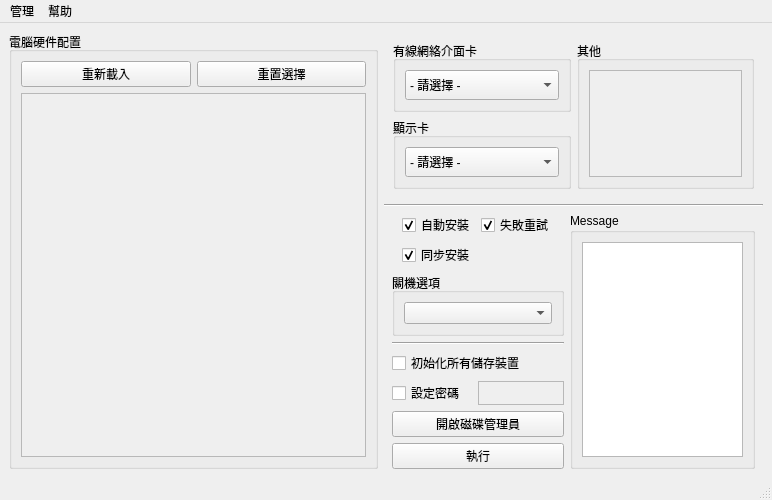
<?xml version="1.0" encoding="UTF-8"?>
<ui version="4.0">
 <class>MainWindow</class>
 <widget class="QMainWindow" name="MainWindow">
  <property name="enabled">
   <bool>true</bool>
  </property>
  <property name="geometry">
   <rect>
    <x>0</x>
    <y>0</y>
    <width>772</width>
    <height>494</height>
   </rect>
  </property>
  <property name="sizePolicy">
   <sizepolicy hsizetype="Preferred" vsizetype="Preferred">
    <horstretch>0</horstretch>
    <verstretch>0</verstretch>
   </sizepolicy>
  </property>
  <property name="minimumSize">
   <size>
    <width>0</width>
    <height>0</height>
   </size>
  </property>
  <property name="windowTitle">
   <string>OneClick Drivers Installer</string>
  </property>
  <property name="styleSheet">
   <string notr="true">font: 10pt &quot;Microsoft JhengHei&quot;;</string>
  </property>
  <widget class="QWidget" name="centralwidget">
   <layout class="QGridLayout" name="gridLayout">
    <item row="0" column="3">
     <layout class="QHBoxLayout" name="horizontalLayout_4">
      <property name="leftMargin">
       <number>0</number>
      </property>
      <property name="rightMargin">
       <number>0</number>
      </property>
      <item>
       <layout class="QVBoxLayout" name="right_vbox">
        <property name="spacing">
         <number>6</number>
        </property>
        <property name="sizeConstraint">
         <enum>QLayout::SetDefaultConstraint</enum>
        </property>
        <property name="leftMargin">
         <number>0</number>
        </property>
        <property name="rightMargin">
         <number>0</number>
        </property>
        <item>
         <widget class="QGroupBox" name="hwinfo_group_box">
          <property name="sizePolicy">
           <sizepolicy hsizetype="MinimumExpanding" vsizetype="MinimumExpanding">
            <horstretch>0</horstretch>
            <verstretch>0</verstretch>
           </sizepolicy>
          </property>
          <property name="minimumSize">
           <size>
            <width>335</width>
            <height>350</height>
           </size>
          </property>
          <property name="maximumSize">
           <size>
            <width>16777215</width>
            <height>16777215</height>
           </size>
          </property>
          <property name="title">
           <string>電腦硬件配置</string>
          </property>
          <layout class="QGridLayout" name="gridLayout_3">
           <item row="2" column="0">
            <layout class="QHBoxLayout" name="horizontalLayout_3">
             <property name="bottomMargin">
              <number>0</number>
             </property>
             <item>
              <widget class="QPushButton" name="hwInfo_refresh_btn">
               <property name="sizePolicy">
                <sizepolicy hsizetype="Minimum" vsizetype="Fixed">
                 <horstretch>0</horstretch>
                 <verstretch>0</verstretch>
                </sizepolicy>
               </property>
               <property name="statusTip">
                <string>重新載入電腦硬件配置。</string>
               </property>
               <property name="text">
                <string>重新載入</string>
               </property>
              </widget>
             </item>
             <item>
              <widget class="QPushButton" name="dri_opt_reset_btn">
               <property name="text">
                <string>重置選擇</string>
               </property>
              </widget>
             </item>
            </layout>
           </item>
           <item row="3" column="0">
            <widget class="QScrollArea" name="hwinfo_scroll_area">
             <property name="widgetResizable">
              <bool>true</bool>
             </property>
             <widget class="QWidget" name="hwinfo_scroll_area_content">
              <property name="geometry">
               <rect>
                <x>0</x>
                <y>0</y>
                <width>328</width>
                <height>355</height>
               </rect>
              </property>
              <layout class="QVBoxLayout" name="verticalLayout_12">
               <item>
                <layout class="QVBoxLayout" name="hwinfo_vbox"/>
               </item>
              </layout>
             </widget>
            </widget>
           </item>
          </layout>
         </widget>
        </item>
       </layout>
      </item>
      <item>
       <layout class="QVBoxLayout" name="left_vbox">
        <property name="leftMargin">
         <number>0</number>
        </property>
        <item>
         <widget class="QWidget" name="ur_hbox" native="true">
          <property name="sizePolicy">
           <sizepolicy hsizetype="Preferred" vsizetype="Fixed">
            <horstretch>0</horstretch>
            <verstretch>0</verstretch>
           </sizepolicy>
          </property>
          <property name="statusTip">
           <string>選擇需要安裝的軀動程式</string>
          </property>
          <property name="autoFillBackground">
           <bool>false</bool>
          </property>
          <layout class="QHBoxLayout" name="horizontalLayout">
           <property name="sizeConstraint">
            <enum>QLayout::SetDefaultConstraint</enum>
           </property>
           <item>
            <layout class="QVBoxLayout" name="dri_dropdown_vbox">
             <property name="sizeConstraint">
              <enum>QLayout::SetDefaultConstraint</enum>
             </property>
             <item>
              <widget class="QGroupBox" name="lan_dri_group_box">
               <property name="sizePolicy">
                <sizepolicy hsizetype="Minimum" vsizetype="Preferred">
                 <horstretch>0</horstretch>
                 <verstretch>0</verstretch>
                </sizepolicy>
               </property>
               <property name="minimumSize">
                <size>
                 <width>125</width>
                 <height>0</height>
                </size>
               </property>
               <property name="maximumSize">
                <size>
                 <width>250</width>
                 <height>16777215</height>
                </size>
               </property>
               <property name="title">
                <string>有線網絡介面卡</string>
               </property>
               <layout class="QVBoxLayout" name="verticalLayout_6">
                <item>
                 <widget class="QComboBox" name="lan_driver_dropdown">
                  <property name="sizePolicy">
                   <sizepolicy hsizetype="MinimumExpanding" vsizetype="Fixed">
                    <horstretch>0</horstretch>
                    <verstretch>0</verstretch>
                   </sizepolicy>
                  </property>
                  <property name="minimumSize">
                   <size>
                    <width>0</width>
                    <height>30</height>
                   </size>
                  </property>
                  <property name="maximumSize">
                   <size>
                    <width>16777215</width>
                    <height>16777215</height>
                   </size>
                  </property>
                  <item>
                   <property name="text">
                    <string>- 請選擇 -</string>
                   </property>
                  </item>
                 </widget>
                </item>
               </layout>
              </widget>
             </item>
             <item>
              <widget class="QGroupBox" name="display_dri_group_box">
               <property name="sizePolicy">
                <sizepolicy hsizetype="Minimum" vsizetype="Preferred">
                 <horstretch>0</horstretch>
                 <verstretch>0</verstretch>
                </sizepolicy>
               </property>
               <property name="minimumSize">
                <size>
                 <width>125</width>
                 <height>0</height>
                </size>
               </property>
               <property name="maximumSize">
                <size>
                 <width>250</width>
                 <height>16777215</height>
                </size>
               </property>
               <property name="title">
                <string>顯示卡</string>
               </property>
               <layout class="QVBoxLayout" name="verticalLayout_7">
                <item>
                 <widget class="QComboBox" name="display_dri_dropdown">
                  <property name="sizePolicy">
                   <sizepolicy hsizetype="Preferred" vsizetype="Fixed">
                    <horstretch>0</horstretch>
                    <verstretch>0</verstretch>
                   </sizepolicy>
                  </property>
                  <property name="minimumSize">
                   <size>
                    <width>0</width>
                    <height>30</height>
                   </size>
                  </property>
                  <property name="maximumSize">
                   <size>
                    <width>16777215</width>
                    <height>16777215</height>
                   </size>
                  </property>
                  <item>
                   <property name="text">
                    <string>- 請選擇 -</string>
                   </property>
                  </item>
                 </widget>
                </item>
               </layout>
              </widget>
             </item>
            </layout>
           </item>
           <item>
            <layout class="QVBoxLayout" name="dri_checkbox_vbox">
             <item>
              <widget class="QGroupBox" name="misc_dri_group_box">
               <property name="sizePolicy">
                <sizepolicy hsizetype="MinimumExpanding" vsizetype="Minimum">
                 <horstretch>0</horstretch>
                 <verstretch>0</verstretch>
                </sizepolicy>
               </property>
               <property name="minimumSize">
                <size>
                 <width>125</width>
                 <height>0</height>
                </size>
               </property>
               <property name="maximumSize">
                <size>
                 <width>16777215</width>
                 <height>160</height>
                </size>
               </property>
               <property name="title">
                <string>其他</string>
               </property>
               <layout class="QVBoxLayout" name="verticalLayout_9">
                <item>
                 <widget class="QScrollArea" name="misc_dri_scroll_area">
                  <property name="sizePolicy">
                   <sizepolicy hsizetype="Expanding" vsizetype="Expanding">
                    <horstretch>0</horstretch>
                    <verstretch>0</verstretch>
                   </sizepolicy>
                  </property>
                  <property name="verticalScrollBarPolicy">
                   <enum>Qt::ScrollBarAsNeeded</enum>
                  </property>
                  <property name="widgetResizable">
                   <bool>true</bool>
                  </property>
                  <widget class="QWidget" name="misc_dri_scroll_area_content">
                   <property name="geometry">
                    <rect>
                     <x>0</x>
                     <y>0</y>
                     <width>160</width>
                     <height>101</height>
                    </rect>
                   </property>
                   <layout class="QVBoxLayout" name="verticalLayout_3">
                    <item>
                     <layout class="QVBoxLayout" name="misc_dri_vbox">
                      <property name="sizeConstraint">
                       <enum>QLayout::SetFixedSize</enum>
                      </property>
                     </layout>
                    </item>
                   </layout>
                  </widget>
                 </widget>
                </item>
               </layout>
              </widget>
             </item>
            </layout>
           </item>
          </layout>
         </widget>
        </item>
        <item>
         <widget class="Line" name="line_2">
          <property name="orientation">
           <enum>Qt::Horizontal</enum>
          </property>
         </widget>
        </item>
        <item>
         <layout class="QHBoxLayout" name="lr_hbox" stretch="0,0">
          <property name="leftMargin">
           <number>8</number>
          </property>
          <property name="rightMargin">
           <number>8</number>
          </property>
          <item>
           <layout class="QVBoxLayout" name="install_option_vboc">
            <item>
             <layout class="QGridLayout" name="install_mode_options">
              <property name="leftMargin">
               <number>10</number>
              </property>
              <property name="rightMargin">
               <number>10</number>
              </property>
              <property name="bottomMargin">
               <number>0</number>
              </property>
              <item row="0" column="0">
               <widget class="QCheckBox" name="at_install_cb">
                <property name="statusTip">
                 <string>自動安裝所有軀動。</string>
                </property>
                <property name="text">
                 <string>自動安裝</string>
                </property>
                <property name="checked">
                 <bool>true</bool>
                </property>
               </widget>
              </item>
              <item row="0" column="1">
               <widget class="QCheckBox" name="at_retry_cb">
                <property name="statusTip">
                 <string>如有任何軀動程式以自動模式安裝失敗，將以手動模式重試。</string>
                </property>
                <property name="text">
                 <string>失敗重試</string>
                </property>
                <property name="checkable">
                 <bool>true</bool>
                </property>
                <property name="checked">
                 <bool>true</bool>
                </property>
                <property name="autoRepeat">
                 <bool>false</bool>
                </property>
                <property name="autoExclusive">
                 <bool>false</bool>
                </property>
               </widget>
              </item>
              <item row="1" column="0">
               <widget class="QCheckBox" name="async_install_cb">
                <property name="statusTip">
                 <string>同時安裝所有軀動，有機會導致安裝失敗。</string>
                </property>
                <property name="text">
                 <string>同步安裝</string>
                </property>
                <property name="checked">
                 <bool>true</bool>
                </property>
               </widget>
              </item>
             </layout>
            </item>
            <item>
             <widget class="QGroupBox" name="halt_option_group_box">
              <property name="title">
               <string>關機選項</string>
              </property>
              <layout class="QVBoxLayout" name="verticalLayout">
               <item>
                <widget class="QComboBox" name="halt_option_dropdown"/>
               </item>
              </layout>
             </widget>
            </item>
            <item>
             <widget class="Line" name="line">
              <property name="orientation">
               <enum>Qt::Horizontal</enum>
              </property>
             </widget>
            </item>
            <item>
             <layout class="QGridLayout" name="additional_tasks">
              <property name="sizeConstraint">
               <enum>QLayout::SetDefaultConstraint</enum>
              </property>
              <property name="bottomMargin">
               <number>0</number>
              </property>
              <item row="1" column="0">
               <widget class="QCheckBox" name="set_passwd_cb">
                <property name="sizePolicy">
                 <sizepolicy hsizetype="Minimum" vsizetype="Fixed">
                  <horstretch>0</horstretch>
                  <verstretch>0</verstretch>
                 </sizepolicy>
                </property>
                <property name="statusTip">
                 <string>為現時登入的帳戶更改密碼</string>
                </property>
                <property name="text">
                 <string>設定密碼</string>
                </property>
                <property name="checked">
                 <bool>false</bool>
                </property>
               </widget>
              </item>
              <item row="1" column="1">
               <widget class="QPlainTextEdit" name="set_passwd_txt">
                <property name="enabled">
                 <bool>false</bool>
                </property>
                <property name="sizePolicy">
                 <sizepolicy hsizetype="Minimum" vsizetype="Fixed">
                  <horstretch>0</horstretch>
                  <verstretch>0</verstretch>
                 </sizepolicy>
                </property>
                <property name="maximumSize">
                 <size>
                  <width>100</width>
                  <height>24</height>
                 </size>
                </property>
                <property name="verticalScrollBarPolicy">
                 <enum>Qt::ScrollBarAlwaysOff</enum>
                </property>
                <property name="horizontalScrollBarPolicy">
                 <enum>Qt::ScrollBarAlwaysOff</enum>
                </property>
                <property name="sizeAdjustPolicy">
                 <enum>QAbstractScrollArea::AdjustToContents</enum>
                </property>
                <property name="lineWrapMode">
                 <enum>QPlainTextEdit::NoWrap</enum>
                </property>
                <property name="plainText">
                 <string notr="true"/>
                </property>
               </widget>
              </item>
              <item row="0" column="0" colspan="2">
               <widget class="QCheckBox" name="at_init_disks_cb">
                <property name="enabled">
                 <bool>true</bool>
                </property>
                <property name="text">
                 <string>初始化所有儲存裝置</string>
                </property>
               </widget>
              </item>
             </layout>
            </item>
            <item>
             <layout class="QVBoxLayout" name="exec_actions">
              <property name="bottomMargin">
               <number>0</number>
              </property>
              <item>
               <widget class="QPushButton" name="disk_mgt_btn">
                <property name="text">
                 <string>開啟磁碟管理員</string>
                </property>
               </widget>
              </item>
              <item>
               <widget class="QPushButton" name="install_btn">
                <property name="toolTip">
                 <string>&lt;html&gt;&lt;head/&gt;&lt;body&gt;&lt;p&gt;&lt;br/&gt;&lt;/p&gt;&lt;/body&gt;&lt;/html&gt;</string>
                </property>
                <property name="text">
                 <string>執行</string>
                </property>
               </widget>
              </item>
             </layout>
            </item>
           </layout>
          </item>
          <item>
           <widget class="QGroupBox" name="prog_msg_group_box">
            <property name="sizePolicy">
             <sizepolicy hsizetype="MinimumExpanding" vsizetype="Preferred">
              <horstretch>0</horstretch>
              <verstretch>0</verstretch>
             </sizepolicy>
            </property>
            <property name="minimumSize">
             <size>
              <width>185</width>
              <height>0</height>
             </size>
            </property>
            <property name="statusTip">
             <string/>
            </property>
            <property name="title">
             <string>Message</string>
            </property>
            <layout class="QVBoxLayout" name="verticalLayout_13">
             <item>
              <widget class="QListWidget" name="prog_msg_box">
               <property name="sizePolicy">
                <sizepolicy hsizetype="Preferred" vsizetype="Preferred">
                 <horstretch>0</horstretch>
                 <verstretch>0</verstretch>
                </sizepolicy>
               </property>
               <property name="focusPolicy">
                <enum>Qt::NoFocus</enum>
               </property>
               <property name="sizeAdjustPolicy">
                <enum>QAbstractScrollArea::AdjustToContents</enum>
               </property>
               <property name="editTriggers">
                <set>QAbstractItemView::NoEditTriggers</set>
               </property>
               <property name="showDropIndicator" stdset="0">
                <bool>false</bool>
               </property>
               <property name="selectionMode">
                <enum>QAbstractItemView::NoSelection</enum>
               </property>
               <property name="isWrapping" stdset="0">
                <bool>false</bool>
               </property>
               <property name="wordWrap">
                <bool>true</bool>
               </property>
              </widget>
             </item>
            </layout>
           </widget>
          </item>
         </layout>
        </item>
       </layout>
      </item>
     </layout>
    </item>
   </layout>
  </widget>
  <widget class="QMenuBar" name="menubar">
   <property name="geometry">
    <rect>
     <x>0</x>
     <y>0</y>
     <width>772</width>
     <height>23</height>
    </rect>
   </property>
   <widget class="QMenu" name="menu">
    <property name="title">
     <string>管理</string>
    </property>
    <addaction name="edit_driver_action"/>
    <addaction name="edit_defaults_action"/>
   </widget>
   <widget class="QMenu" name="menu_2">
    <property name="title">
     <string>幫助</string>
    </property>
   </widget>
   <addaction name="menu"/>
   <addaction name="menu_2"/>
  </widget>
  <widget class="QStatusBar" name="statusbar"/>
  <action name="edit_driver_action">
   <property name="text">
    <string>編輯軀動程式</string>
   </property>
  </action>
  <action name="edit_defaults_action">
   <property name="text">
    <string>編輯預設選項</string>
   </property>
  </action>
 </widget>
 <resources/>
 <connections/>
</ui>
